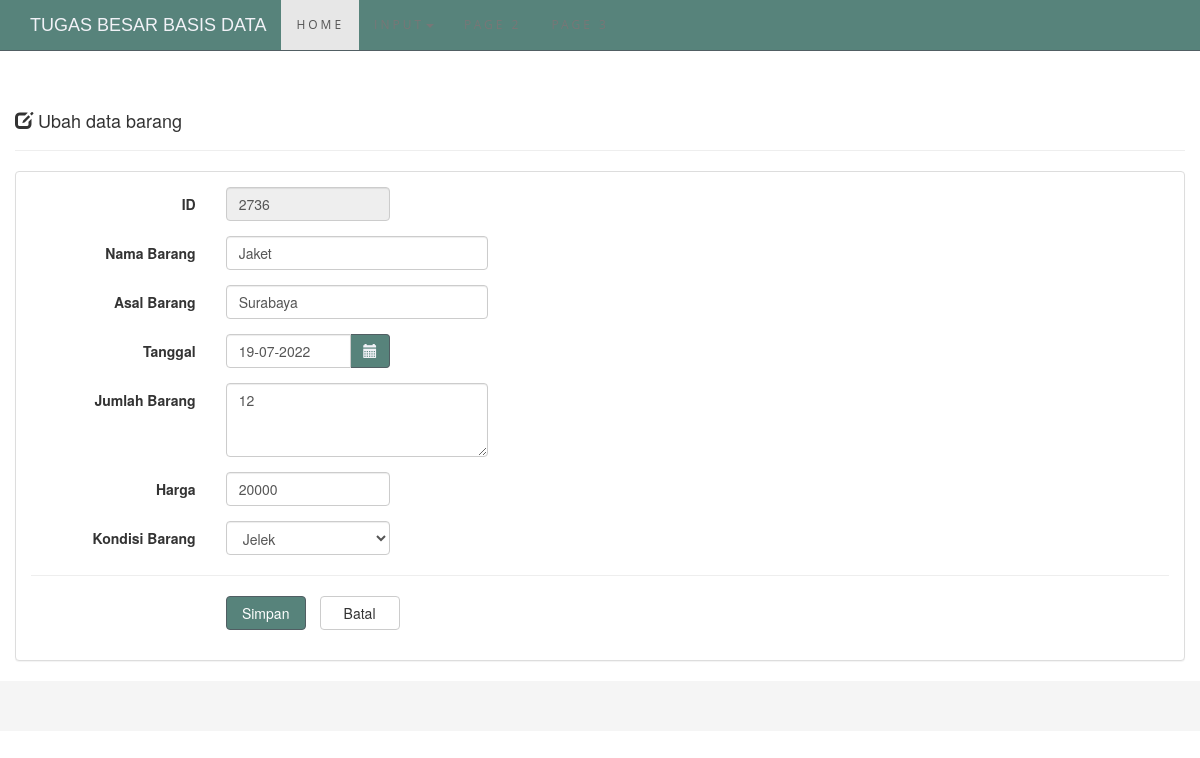
/page/data_barang.php?page=ubah&id=2736, run on the app's committed database.
### tables this page shows
CREATE TABLE `is_barang` (
  `id` int(11) NOT NULL,
  `nama_barang` varchar(30) NOT NULL,
  `asal_barang` varchar(30) NOT NULL,
  `tanggal_stamp` date NOT NULL,
  `jumlah_barang` int(100) NOT NULL,
  `harga_barang` int(21) NOT NULL,
  `kondisi_barang` varchar(255) NOT NULL
);

### crud/barang.php (called while the page is built, shortened)
<?php
class barang {
    function get_barang($id) {
        $db = new database();
        $mysqli = $db->connect();
        $query = "SELECT * FROM is_barang WHERE id=?";
        $stmt = $mysqli->prepare($query);
        $stmt->bind_param("s", $id);
        $stmt->execute();
        $result = $stmt->get_result();
        $data = $result->fetch_assoc();
        return $data;
    }
}
?>

### page/form-ubah.php (the view, shortened to what this page needs)
<div class="row">
    <div class="col-md-12">
      <div class="page-header">
        <br>
        <h4>
          <i class="glyphicon glyphicon-edit"></i>
          Ubah data barang
        </h4>
      </div>
      <?php
      $id = $_GET['id'];
      if (isset($id)) {
        require_once 'crud/barang.php';
        $barang = new barang();
        $data = $barang->get_barang($id);
        $id           = $data['id'];
        $nama_barang  = $data['nama_barang'];
        $asal_barang  = $data['asal_barang'];
        $tanggal       = $data['tanggal_stamp'];
        $tgl           = explode('-',$tanggal);
        $tanggal_stamp = $tgl[2]."-".$tgl[1]."-".$tgl[0];
        $jumlah_barang = $data['jumlah_barang'];
        $harga_barang  = $data['harga_barang'];
      }
      ?>
      <div class="panel panel-default">
        <div class="panel-body">
          <form class="form-horizontal" method="POST" action="crud/proses-ubah.php">
            <div class="form-group">
              <label class="col-sm-2 control-label">ID</label>
              <div class="col-sm-2">
                <input type="text" class="form-control" name="id" value="<?php echo $id; ?>" readonly>
              </div>
            </div>
            <div class="form-group">
              <label class="col-sm-2 control-label">Nama Barang</label>
              <div class="col-sm-3">
                <input type="text" class="form-control" name="nama_barang" autocomplete="off" value="<?php echo $nama_barang; ?>" required>
              </div>
            </div>
            <div class="form-group">
              <label class="col-sm-2 control-label">Asal Barang</label>
              <div class="col-sm-3">
                <input type="text" class="form-control" name="asal_barang" autocomplete="off" value="<?php echo $asal_barang; ?>" required>
              </div>
            </div>
            <div class="form-group">
              <label class="col-sm-2 control-label">Tanggal</label>
              <div class="col-sm-2">
                <div class="input-group">
                  <input type="text" class="form-control date-picker" data-date-format="dd-mm-yyyy" name="tanggal_stamp" autocomplete="off" value="<?php echo $tanggal_stamp; ?>" required>
                  <span class="input-group-addon">
                    <i class="glyphicon glyphicon-calendar"></i>
                  </span>
                </div>
              </div>
            </div>
            <div class="form-group">
              <label class="col-sm-2 control-label">Jumlah Barang</label>
              <div class="col-sm-3">
                <textarea class="form-control" name="jumlah_barang" rows="3" required><?php echo $jumlah_barang; ?></textarea>
              </div>
            </div>
            <div class="form-group">
              <label class="col-sm-2 control-label">Harga</label>
              <div class="col-sm-2">
                <input type="text" class="form-control" name="harga_barang" autocomplete="off" maxlength="12" onKeyPress="return goodchars(event,'0123456789',this)" value="<?php echo $harga_barang; ?>" required>
              </div>
            </div>
            <div class="form-group">
              <label class="col-sm-2 control-label">Kondisi Barang</label>
              <div class="col-sm-2">
              <select class="form-control" name="kondisi_barang" placeholder="Kondisi Barang" required>
                  <option value="Jelek">Jelek</option>
                </select>
              </div>
            </div>
            <hr/>
            <div class="form-group">
              <div class="col-sm-offset-2 col-sm-10">
                <input type="submit" class="btn btn-success btn-submit" name="simpan" value="Simpan">
                <a href="index.php" class="btn btn-default btn-reset">Batal</a>
              </div>
            </div>
          </form>
        </div>
      </div>
    </div>
  </div>

### assets/css/style.css (style rules this page uses)
body { padding-top: 40px; }
.btn-success { background-color: #57837B; border-color: #515E63; color: #fff; }
.input-group-addon { background-color: #57837B; border: 1px solid #515E63; border-radius: 4px; color: #f1f2f7; }
.btn-submit { width: 80px; }
.btn-reset { width: 80px; margin-left: 10px; }

### data on the page
is_barang: id "2736", nama_barang "Jaket", asal_barang "Surabaya", tanggal_stamp "19-07-2022", jumlah_barang "12", harga_barang "20000"
